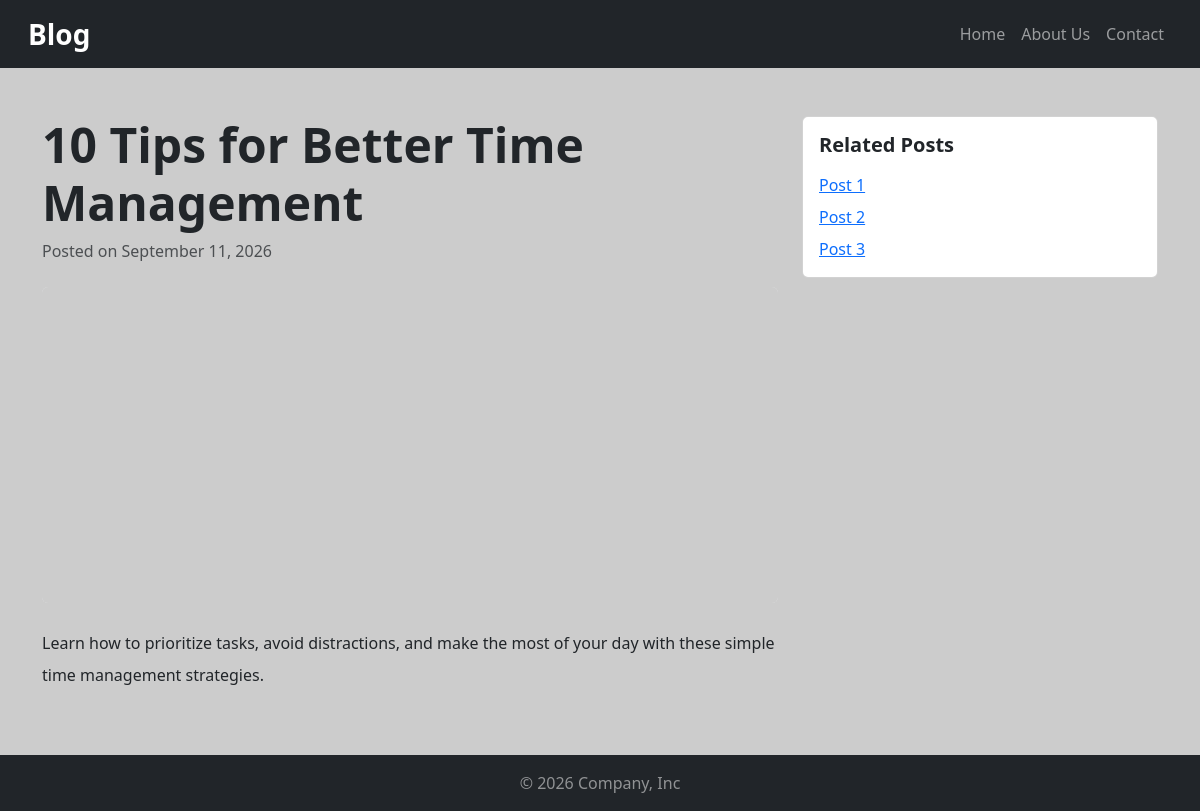
/blog/post/10-tips-for-better-time-management, run on the app's committed database.
### blog/models.py (models this page shows, shortened)
class Post(models.Model):
    title = models.CharField(max_length=100)
    content = models.TextField()
    img_url = models.URLField( null=True)
    created_at = models.DateTimeField(auto_now_add=True)
    slug = models.SlugField(unique=True)
    category=models.ForeignKey(Category, on_delete=models.CASCADE)
    def __str__(self):
        return self.title

### blog/views.py (the view)
# urls.py: path("post/<str:slug>",views.detailWithId,name="detailWithId"),
def detailWithId(request,slug):
    try:
        post = Post.objects.get(slug=slug)
    except Post.DoesNotExist:
        raise Http404("Post Does not Exist!")
    logger=logging.getLogger("Testing")
    logger.debug(f'post variable is {post}')
    return render(request,'blog/detail.html',{'post': post})

### blog/templates/blog/detail.html
{% extends 'blog/base.html' %}
{% block content %}
<div class="container flex-grow-1 py-5">
    <div class="row g-4">
      <article class="col-lg-8">
        <h1 class="display-5 fw-bold">{{ post.title }}</h1>
        <p class="text-muted mb-4">Posted on {{ post.created_at|date:"F j, Y" }}</p>
        <div class="ratio ratio-21x9 bg-secondary-subtle rounded mb-4 overflow-hidden">
          <img src="{{ post.img_url }}" alt="{{ post.title }}" style="width:100%;height:100%;object-fit:cover;">
        </div>
        <div class="lh-lg">
          <p>{{ post.content }}</p>
        </div>
      </article>
      <aside class="col-lg-4">
        <div class="card">
          <div class="card-body">
            <h2 class="card-title h5 fw-bold mb-3">Related Posts</h2>
            <ul class="list-unstyled mb-0">
              <li class="mb-2"><a href="#" class="link-primary text-decoration-underline">Post 1</a></li>
              <li class="mb-2"><a href="#" class="link-primary text-decoration-underline">Post 2</a></li>
              <li class="mb-0"><a href="#" class="link-primary text-decoration-underline">Post 3</a></li>
            </ul>
          </div>
        </div>
      </aside>
    </div>
</div>
{% endblock %}

### blog/static/blog/style.css (style rules this page uses)
body { background-color:#cccccc; }

### data on the page
Post: title "10 Tips for Better Time Management", created_at "September 11, 2026", content "Learn how to prioritize tasks, avoid distractions, and make the most of your day with these simple time management strategies."
